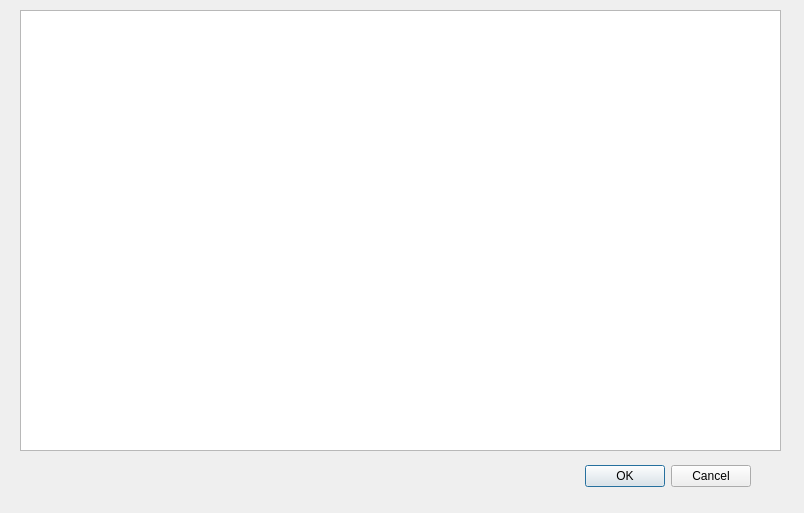
<?xml version="1.0" encoding="UTF-8"?>
<ui version="4.0">
 <class>addPlayerToTournament</class>
 <widget class="QDialog" name="addPlayerToTournament">
  <property name="geometry">
   <rect>
    <x>0</x>
    <y>0</y>
    <width>804</width>
    <height>513</height>
   </rect>
  </property>
  <property name="windowTitle">
   <string>Dialog</string>
  </property>
  <widget class="QDialogButtonBox" name="buttonBox">
   <property name="geometry">
    <rect>
     <x>410</x>
     <y>460</y>
     <width>341</width>
     <height>32</height>
    </rect>
   </property>
   <property name="orientation">
    <enum>Qt::Horizontal</enum>
   </property>
   <property name="standardButtons">
    <set>QDialogButtonBox::Cancel|QDialogButtonBox::Ok</set>
   </property>
  </widget>
  <widget class="QTableView" name="tableView">
   <property name="geometry">
    <rect>
     <x>20</x>
     <y>10</y>
     <width>761</width>
     <height>441</height>
    </rect>
   </property>
  </widget>
 </widget>
 <resources/>
 <connections>
  <connection>
   <sender>buttonBox</sender>
   <signal>rejected()</signal>
   <receiver>addPlayerToTournament</receiver>
   <slot>reject()</slot>
   <hints>
    <hint type="sourcelabel">
     <x>316</x>
     <y>260</y>
    </hint>
    <hint type="destinationlabel">
     <x>286</x>
     <y>274</y>
    </hint>
   </hints>
  </connection>
  <connection>
   <sender>buttonBox</sender>
   <signal>accepted()</signal>
   <receiver>addPlayerToTournament</receiver>
   <slot>accept()</slot>
   <hints>
    <hint type="sourcelabel">
     <x>248</x>
     <y>254</y>
    </hint>
    <hint type="destinationlabel">
     <x>157</x>
     <y>274</y>
    </hint>
   </hints>
  </connection>
 </connections>
</ui>
